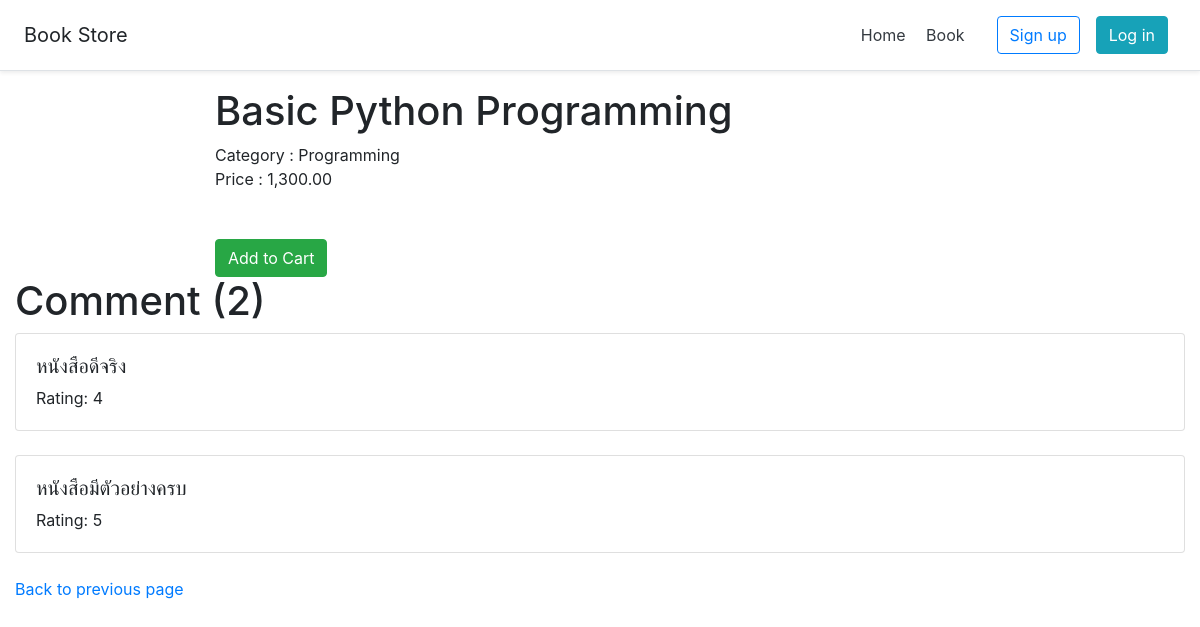
/book/detail/basic-python-programming/, run on the app's committed database.
### book/models.py (models this page shows, shortened)
class Book(models.Model):
    code= models.CharField(max_length=10, unique=True)
    slug = models.SlugField(max_length=200, unique=True)
    name = models.CharField(max_length=100)
    description = models.TextField(null=True, blank=True)
    price = models.FloatField(default=0)
    category = models.ForeignKey(Category, null=True, blank=True, on_delete=models.CASCADE)
    author = models.ManyToManyField(Author, blank=True)
    level = models.CharField(max_length=5, null=True, blank=True, choices=BOOK_LEVEL_CHOICE)
    image = models.FileField(upload_to='upload', null=True, blank=True)
    published = models.BooleanField(default=False)
    created = models.DateTimeField(auto_now_add=True)
    updated = models.DateTimeField(auto_now=True)
    class Meta:
        ordering = ['-created']
        verbose_name_plural = 'Book'
    def show_image(self):
        if self.image:
            return format_html('<img src="' + self.image.url + '" height="50px">')
        return ''
    show_image.allow_tags = True
    def get_comment_count(self):
        return self.bookcomment_set.count()

class Category(models.Model):
    name = models.CharField(max_length=100)
    class Meta:
        verbose_name_plural = 'Category'
    def __str__(self):
        return self.name

class BookComment(models.Model):
    book = models.ForeignKey(Book, on_delete=models.CASCADE)
    comment = models.CharField(max_length=100)
    rating = models.IntegerField(default=0)
    class Meta:
        ordering = ['id']
        verbose_name_plural = 'Book Comment'

### book/views.py (the view)
# urls.py: path('detail/<slug:slug>/', views.BookDetailView.as_view(), name='detail'),
class BookDetailView(DetailView):
    model = Book
    template_name = 'book/detail.html'
    slug_url_kwarg = 'slug'

### templates/book/detail.html (shortened to what this page needs)
{% extends "layouts/base.html" %}
{% load humanize %}
{% block content %}
<div class="row">
    <div class="col-lg-2">
    </div>
    <div class="col-lg-10">
        <h1>{{ book.name }}</h1>
        <div>Category : {{ book.category }}</div>
        <div>Price : {{ book.price|floatformat:2|intcomma }}</div>
        <a href="{% url 'book:cart_add' slug=book.slug %}" class="btn btn-success mt-5">Add to Cart</a>
    </div>
</div>
<h1>Comment ({{ book.get_comment_count }})</h1>
{% for c in book.bookcomment_set.all %}
<div class="card mb-4">
    <div class="card-body">
        <h5>{{ c.comment }}</h5>
        <div>Rating: {{ c.rating }}</div>
    </div>
</div>
{% endfor %}
<a href="{% url 'book:index' %}" class="mt-4">Back to previous page</a>
{% endblock %}

### data on the page
Book: name "Basic Python Programming", category "Programming", price "1,300.00", get_comment_count "2"
BookComment: comment "หนังสือดีจริง", rating "4"
BookComment: comment "หนังสือมีตัวอย่างครบ", rating "5"
